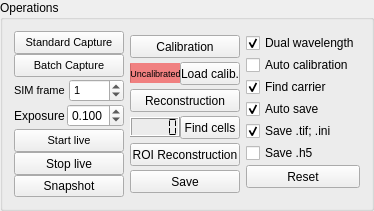
        <widget class="QGroupBox" name="OperationGroup">
         <property name="sizePolicy">
          <sizepolicy hsizetype="MinimumExpanding" vsizetype="Preferred">
           <horstretch>0</horstretch>
           <verstretch>0</verstretch>
          </sizepolicy>
         </property>
         <property name="minimumSize">
          <size>
           <width>0</width>
           <height>0</height>
          </size>
         </property>
         <property name="maximumSize">
          <size>
           <width>360</width>
           <height>175</height>
          </size>
         </property>
         <property name="font">
          <font>
           <weight>50</weight>
           <bold>false</bold>
           <stylestrategy>PreferDefault</stylestrategy>
           <kerning>true</kerning>
          </font>
         </property>
         <property name="title">
          <string>Operations</string>
         </property>
         <layout class="QGridLayout" name="gridLayout_6">
          <item row="0" column="0">
           <layout class="QVBoxLayout" name="verticalLayout_14">
            <property name="spacing">
             <number>0</number>
            </property>
            <item>
             <widget class="QPushButton" name="captureStandardButton">
              <property name="minimumSize">
               <size>
                <width>110</width>
                <height>23</height>
               </size>
              </property>
              <property name="maximumSize">
               <size>
                <width>120</width>
                <height>16777215</height>
               </size>
              </property>
              <property name="font">
               <font>
                <pointsize>8</pointsize>
                <weight>50</weight>
                <bold>false</bold>
                <stylestrategy>PreferDefault</stylestrategy>
                <kerning>true</kerning>
               </font>
              </property>
              <property name="text">
               <string>Standard Capture</string>
              </property>
             </widget>
            </item>
            <item>
             <widget class="QPushButton" name="captureBatchButton">
              <property name="minimumSize">
               <size>
                <width>110</width>
                <height>23</height>
               </size>
              </property>
              <property name="maximumSize">
               <size>
                <width>120</width>
                <height>16777215</height>
               </size>
              </property>
              <property name="font">
               <font>
                <pointsize>8</pointsize>
                <weight>50</weight>
                <bold>false</bold>
                <stylestrategy>PreferDefault</stylestrategy>
                <kerning>true</kerning>
               </font>
              </property>
              <property name="text">
               <string>Batch Capture</string>
              </property>
             </widget>
            </item>
            <item>
             <layout class="QHBoxLayout" name="horizontalLayout_17">
              <property name="topMargin">
               <number>2</number>
              </property>
              <item>
               <widget class="QLabel" name="nStackLabel">
                <property name="minimumSize">
                 <size>
                  <width>50</width>
                  <height>0</height>
                 </size>
                </property>
                <property name="maximumSize">
                 <size>
                  <width>80</width>
                  <height>16777215</height>
                 </size>
                </property>
                <property name="font">
                 <font>
                  <pointsize>8</pointsize>
                  <weight>50</weight>
                  <bold>false</bold>
                  <stylestrategy>PreferDefault</stylestrategy>
                  <kerning>true</kerning>
                 </font>
                </property>
                <property name="text">
                 <string>SIM frame</string>
                </property>
               </widget>
              </item>
              <item>
               <widget class="QSpinBox" name="nStack">
                <property name="minimumSize">
                 <size>
                  <width>40</width>
                  <height>0</height>
                 </size>
                </property>
                <property name="maximumSize">
                 <size>
                  <width>60</width>
                  <height>16777215</height>
                 </size>
                </property>
                <property name="font">
                 <font>
                  <pointsize>8</pointsize>
                  <weight>50</weight>
                  <bold>false</bold>
                  <stylestrategy>PreferDefault</stylestrategy>
                  <kerning>true</kerning>
                 </font>
                </property>
                <property name="maximum">
                 <number>560</number>
                </property>
                <property name="value">
                 <number>1</number>
                </property>
               </widget>
              </item>
             </layout>
            </item>
            <item>
             <layout class="QHBoxLayout" name="horizontalLayout_18">
              <property name="topMargin">
               <number>2</number>
              </property>
              <property name="bottomMargin">
               <number>2</number>
              </property>
              <item>
               <widget class="QLabel" name="label_4">
                <property name="maximumSize">
                 <size>
                  <width>80</width>
                  <height>16777215</height>
                 </size>
                </property>
                <property name="text">
                 <string>Exposure</string>
                </property>
               </widget>
              </item>
              <item>
               <widget class="QDoubleSpinBox" name="exposureTime">
                <property name="minimumSize">
                 <size>
                  <width>40</width>
                  <height>0</height>
                 </size>
                </property>
                <property name="maximumSize">
                 <size>
                  <width>60</width>
                  <height>16777215</height>
                 </size>
                </property>
                <property name="decimals">
                 <number>3</number>
                </property>
                <property name="minimum">
                 <double>0.000000000000000</double>
                </property>
                <property name="maximum">
                 <double>5.000000000000000</double>
                </property>
                <property name="value">
                 <double>0.100000000000000</double>
                </property>
               </widget>
              </item>
             </layout>
            </item>
            <item>
             <widget class="QPushButton" name="startStreamingButton">
              <property name="minimumSize">
               <size>
                <width>110</width>
                <height>23</height>
               </size>
              </property>
              <property name="maximumSize">
               <size>
                <width>110</width>
                <height>16777215</height>
               </size>
              </property>
              <property name="font">
               <font>
                <pointsize>8</pointsize>
                <weight>50</weight>
                <bold>false</bold>
                <stylestrategy>PreferDefault</stylestrategy>
                <kerning>true</kerning>
               </font>
              </property>
              <property name="text">
               <string>Start live</string>
              </property>
             </widget>
            </item>
            <item>
             <widget class="QPushButton" name="stopStreamingButton">
              <property name="minimumSize">
               <size>
                <width>110</width>
                <height>23</height>
               </size>
              </property>
              <property name="maximumSize">
               <size>
                <width>110</width>
                <height>16777215</height>
               </size>
              </property>
              <property name="text">
               <string>Stop live</string>
              </property>
             </widget>
            </item>
            <item>
             <widget class="QPushButton" name="snapshot">
              <property name="text">
               <string>Snapshot</string>
              </property>
             </widget>
            </item>
           </layout>
          </item>
          <item row="0" column="1">
           <layout class="QVBoxLayout" name="verticalLayout_12">
            <property name="spacing">
             <number>0</number>
            </property>
            <item>
             <widget class="QPushButton" name="calibrationButton">
              <property name="minimumSize">
               <size>
                <width>90</width>
                <height>23</height>
               </size>
              </property>
              <property name="maximumSize">
               <size>
                <width>155</width>
                <height>23</height>
               </size>
              </property>
              <property name="text">
               <string>Calibration</string>
              </property>
             </widget>
            </item>
            <item>
             <layout class="QHBoxLayout" name="horizontalLayout">
              <property name="spacing">
               <number>0</number>
              </property>
              <property name="sizeConstraint">
               <enum>QLayout::SetMinimumSize</enum>
              </property>
              <item>
               <widget class="QProgressBar" name="calibrationProgress">
                <property name="minimumSize">
                 <size>
                  <width>50</width>
                  <height>20</height>
                 </size>
                </property>
                <property name="maximumSize">
                 <size>
                  <width>64</width>
                  <height>20</height>
                 </size>
                </property>
                <property name="font">
                 <font>
                  <pointsize>7</pointsize>
                  <weight>50</weight>
                  <italic>false</italic>
                  <bold>false</bold>
                  <strikeout>false</strikeout>
                  <stylestrategy>PreferDefault</stylestrategy>
                  <kerning>true</kerning>
                 </font>
                </property>
                <property name="styleSheet">
                 <string notr="true">QProgressBar
{
background-color :#F08080;
border : 1px;
}</string>
                </property>
                <property name="value">
                 <number>0</number>
                </property>
                <property name="alignment">
                 <set>Qt::AlignCenter</set>
                </property>
                <property name="textVisible">
                 <bool>true</bool>
                </property>
                <property name="invertedAppearance">
                 <bool>false</bool>
                </property>
                <property name="format">
                 <string>Uncalibrated</string>
                </property>
               </widget>
              </item>
              <item>
               <widget class="QPushButton" name="loadCalibrationButton">
                <property name="sizePolicy">
                 <sizepolicy hsizetype="Minimum" vsizetype="Minimum">
                  <horstretch>0</horstretch>
                  <verstretch>0</verstretch>
                 </sizepolicy>
                </property>
                <property name="minimumSize">
                 <size>
                  <width>60</width>
                  <height>23</height>
                 </size>
                </property>
                <property name="maximumSize">
                 <size>
                  <width>90</width>
                  <height>23</height>
                 </size>
                </property>
                <property name="text">
                 <string>Load calib.</string>
                </property>
               </widget>
              </item>
             </layout>
            </item>
            <item>
             <widget class="QPushButton" name="reconstructionButton">
              <property name="minimumSize">
               <size>
                <width>90</width>
                <height>23</height>
               </size>
              </property>
              <property name="maximumSize">
               <size>
                <width>155</width>
                <height>23</height>
               </size>
              </property>
              <property name="text">
               <string>Reconstruction</string>
              </property>
             </widget>
            </item>
            <item>
             <layout class="QHBoxLayout" name="horizontalLayout_13">
              <property name="spacing">
               <number>0</number>
              </property>
              <property name="sizeConstraint">
               <enum>QLayout::SetMinimumSize</enum>
              </property>
              <item>
               <widget class="QLCDNumber" name="cellNumber">
                <property name="maximumSize">
                 <size>
                  <width>50</width>
                  <height>20</height>
                 </size>
                </property>
                <property name="font">
                 <font>
                  <weight>50</weight>
                  <italic>true</italic>
                  <bold>false</bold>
                  <stylestrategy>PreferDefault</stylestrategy>
                  <kerning>true</kerning>
                 </font>
                </property>
                <property name="smallDecimalPoint">
                 <bool>false</bool>
                </property>
                <property name="segmentStyle">
                 <enum>QLCDNumber::Flat</enum>
                </property>
               </widget>
              </item>
              <item>
               <widget class="QPushButton" name="findCellButton">
                <property name="enabled">
                 <bool>true</bool>
                </property>
                <property name="minimumSize">
                 <size>
                  <width>60</width>
                  <height>23</height>
                 </size>
                </property>
                <property name="maximumSize">
                 <size>
                  <width>120</width>
                  <height>16777215</height>
                 </size>
                </property>
                <property name="text">
                 <string>Find cells</string>
                </property>
               </widget>
              </item>
             </layout>
            </item>
            <item>
             <widget class="QPushButton" name="roiProcessButton">
              <property name="minimumSize">
               <size>
                <width>90</width>
                <height>23</height>
               </size>
              </property>
              <property name="maximumSize">
               <size>
                <width>155</width>
                <height>23</height>
               </size>
              </property>
              <property name="text">
               <string>ROI Reconstruction</string>
              </property>
             </widget>
            </item>
            <item>
             <widget class="QPushButton" name="saveButton">
              <property name="sizePolicy">
               <sizepolicy hsizetype="Minimum" vsizetype="Minimum">
                <horstretch>0</horstretch>
                <verstretch>0</verstretch>
               </sizepolicy>
              </property>
              <property name="minimumSize">
               <size>
                <width>60</width>
                <height>23</height>
               </size>
              </property>
              <property name="maximumSize">
               <size>
                <width>150</width>
                <height>23</height>
               </size>
              </property>
              <property name="text">
               <string>Save</string>
              </property>
             </widget>
            </item>
           </layout>
          </item>
          <item row="0" column="2">
           <layout class="QVBoxLayout" name="verticalLayout_10">
            <property name="spacing">
             <number>0</number>
            </property>
            <item>
             <widget class="QCheckBox" name="dualWavelength">
              <property name="text">
               <string>Dual wavelength</string>
              </property>
              <property name="checked">
               <bool>true</bool>
              </property>
             </widget>
            </item>
            <item>
             <widget class="QCheckBox" name="autoCalibration">
              <property name="text">
               <string>Auto calibration</string>
              </property>
              <property name="checked">
               <bool>false</bool>
              </property>
             </widget>
            </item>
            <item>
             <widget class="QCheckBox" name="usePrecalibration">
              <property name="sizePolicy">
               <sizepolicy hsizetype="Minimum" vsizetype="Fixed">
                <horstretch>0</horstretch>
                <verstretch>1</verstretch>
               </sizepolicy>
              </property>
              <property name="layoutDirection">
               <enum>Qt::LeftToRight</enum>
              </property>
              <property name="autoFillBackground">
               <bool>false</bool>
              </property>
              <property name="text">
               <string>Find carrier</string>
              </property>
              <property name="checked">
               <bool>true</bool>
              </property>
             </widget>
            </item>
            <item>
             <widget class="QCheckBox" name="autoSave">
              <property name="text">
               <string>Auto save</string>
              </property>
              <property name="checked">
               <bool>true</bool>
              </property>
             </widget>
            </item>
            <item>
             <widget class="QCheckBox" name="saveTif">
              <property name="text">
               <string>Save .tif; .ini</string>
              </property>
              <property name="checked">
               <bool>true</bool>
              </property>
             </widget>
            </item>
            <item>
             <widget class="QCheckBox" name="saveH5">
              <property name="minimumSize">
               <size>
                <width>100</width>
                <height>0</height>
               </size>
              </property>
              <property name="text">
               <string>Save .h5</string>
              </property>
              <property name="checked">
               <bool>false</bool>
              </property>
             </widget>
            </item>
            <item>
             <widget class="QPushButton" name="resetButton">
              <property name="sizePolicy">
               <sizepolicy hsizetype="Minimum" vsizetype="Minimum">
                <horstretch>0</horstretch>
                <verstretch>0</verstretch>
               </sizepolicy>
              </property>
              <property name="minimumSize">
               <size>
                <width>105</width>
                <height>23</height>
               </size>
              </property>
              <property name="maximumSize">
               <size>
                <width>120</width>
                <height>23</height>
               </size>
              </property>
              <property name="text">
               <string>Reset</string>
              </property>
             </widget>
            </item>
           </layout>
          </item>
         </layout>
        </widget>
